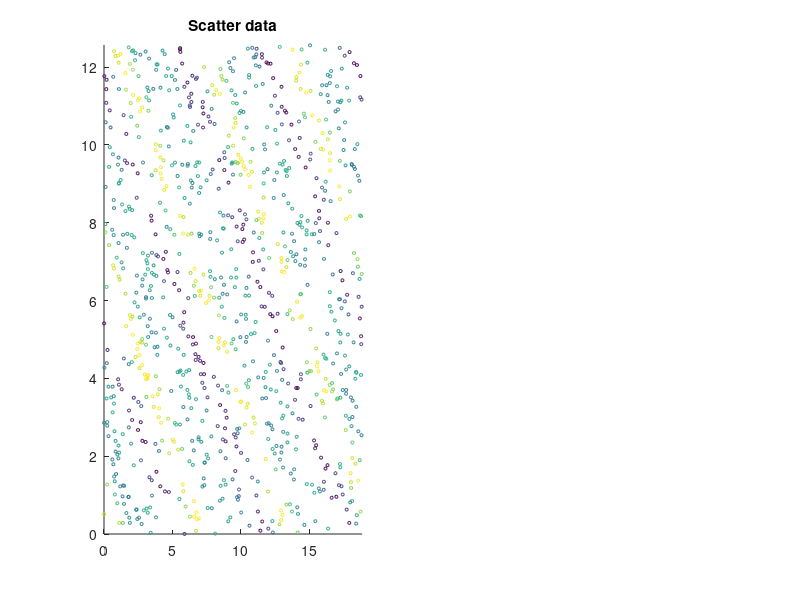

Recreate this plot in MATLAB. (Note: this script raises an error after producing the figure.)
addpath E:\matlab\NFFT\Daqing\matlab-nfft-3.3.2-core2-openmp\nfft;

N = 1000;
X = rand(N,1) * 6 * pi;
Y = rand(N,1) * 4 * pi;
V = sin(X+Y) + sin(X*2+Y*2) ;
Xq = linspace(0, 6 * pi , 97); Xq=Xq(1:end-1);
Yq = linspace(0, 4 * pi , 65); Yq=Yq(1:end-1);
figure,
subplot(121),scatter(X,Y,5,V);title('Scatter data');axis([0 6*pi 0 4*pi]);
Fq = ffts2(X,Y,V,Xq,Yq,'grid','bspline');
subplot(122),imagesc(abs(Fq));title('Convolutional method')
